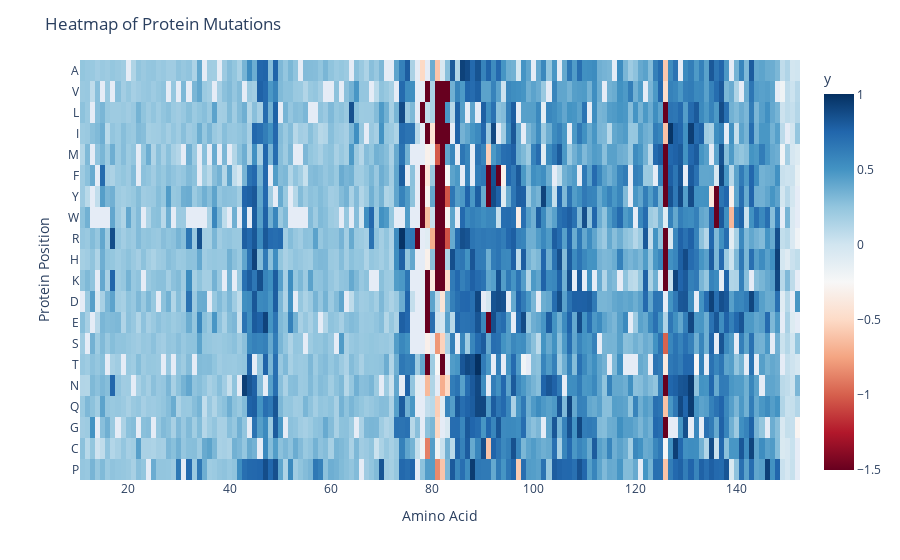

Notebook code for this chart:
### Code cell
# 创建热图
fig = px.imshow(
    heatmap_data_y.transpose(), 
    labels={'x': 'Amino Acid', 'y': 'Protein Position', 'color': 'y'},
    x=positions,
    y=amino_acids,
    aspect="auto",  # 保持正方形
    color_continuous_scale='RdBu'
)

# 设置每个数据点为正方形
fig.update_xaxes(showgrid=False)
fig.update_yaxes(showgrid=False)

# 设置布局
fig.update_layout(
    title='Heatmap of Protein Mutations',
    xaxis_title='Amino Acid',
    yaxis_title='Protein Position',

)

# 显示图表
fig.show()

### Figure 1 — Plotly figure (JSON) as saved in the notebook; plotly's stock layout.template omitted (floating-point values rounded to 4 significant figures; data arrays with more than 128 entries replaced by an {"elided": "..."} marker saying what was removed)
{"data": [{"coloraxis": "coloraxis", "hovertemplate": "Amino Acid: %{x}<br>Protein Position: %{y}<br>y: %{z}<extra></extra>", "name": "0", "type": "heatmap", "x": {"elided": "142 int values"}, "xaxis": "x", "y": ["A", "V", "L", "I", "M", "F", "Y", "W", "R", "H", "K", "D", "E", "S", "T", "N", "Q", "G", "C", "P"], "yaxis": "y", "z": {"elided": "20x142 float values"}}], "layout": {"coloraxis": {"colorbar": {"title": {"text": "y"}}, "colorscale": [[0, "rgb(103,0,31)"], [0.1, "rgb(178,24,43)"], [0.2, "rgb(214,96,77)"], [0.3, "rgb(244,165,130)"], [0.4, "rgb(253,219,199)"], [0.5, "rgb(247,247,247)"], [0.6, "rgb(209,229,240)"], [0.7, "rgb(146,197,222)"], [0.8, "rgb(67,147,195)"], [0.9, "rgb(33,102,172)"], [1, "rgb(5,48,97)"]]}, "margin": {"t": 60}, "title": {"text": "Heatmap of Protein Mutations"}, "xaxis": {"anchor": "y", "domain": [0, 1], "showgrid": false, "title": {"text": "Amino Acid"}}, "yaxis": {"anchor": "x", "autorange": "reversed", "domain": [0, 1], "showgrid": false, "title": {"text": "Protein Position"}}}}
